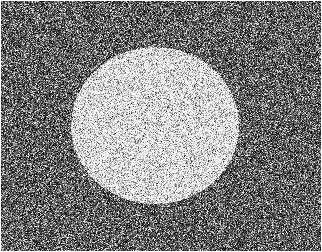
%> input picture Noisegray50%Gaussian.png, 322 x 252 px
$ octave Deteksi_Objek_Part8.m   (GNU Octave 9; MATLAB toolbox functions it lacks are replaced by stand-ins)
%> lines starting %> are read from the running program, lines starting %| are printed output that depends on the picture
clear all;
I = imread('Noisegray50%Gaussian.png');
%> I is the input picture: size 252x322 uint8; min 0, max 255, mean 129

s = input('Masukkan nilai standar deviasi : ');
%> the answer given: 3
A = -(1/(2*pi*s^2));
C = (2*s^2);
for i=1:11
    for j=1:11
        D = -((i-6)^2 + (j-6)^2)/C;
        b(i,j) = double(A*(1+D)*exp(D));
    end
end
Iprim = abs(conv2(double(I),b,'same'));
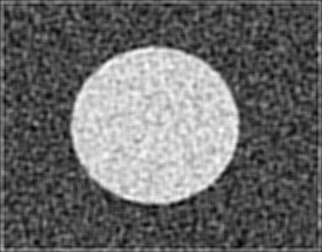
%> Iprim: size 252x322 double; min 10.77, max 62.78, mean 32.6; drawn with min black and max white
figure(1), imshow(I);
figure(2), imshow(uint8(Iprim));
%> after `imshow(uint8(Iprim))`:
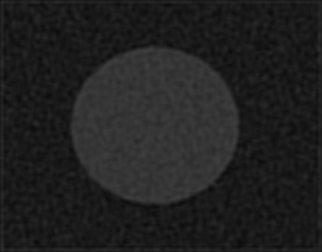
%> displayed picture: size 252x322, on the screen's scale of 0 to 255; min 11, max 63, mean 32.6
